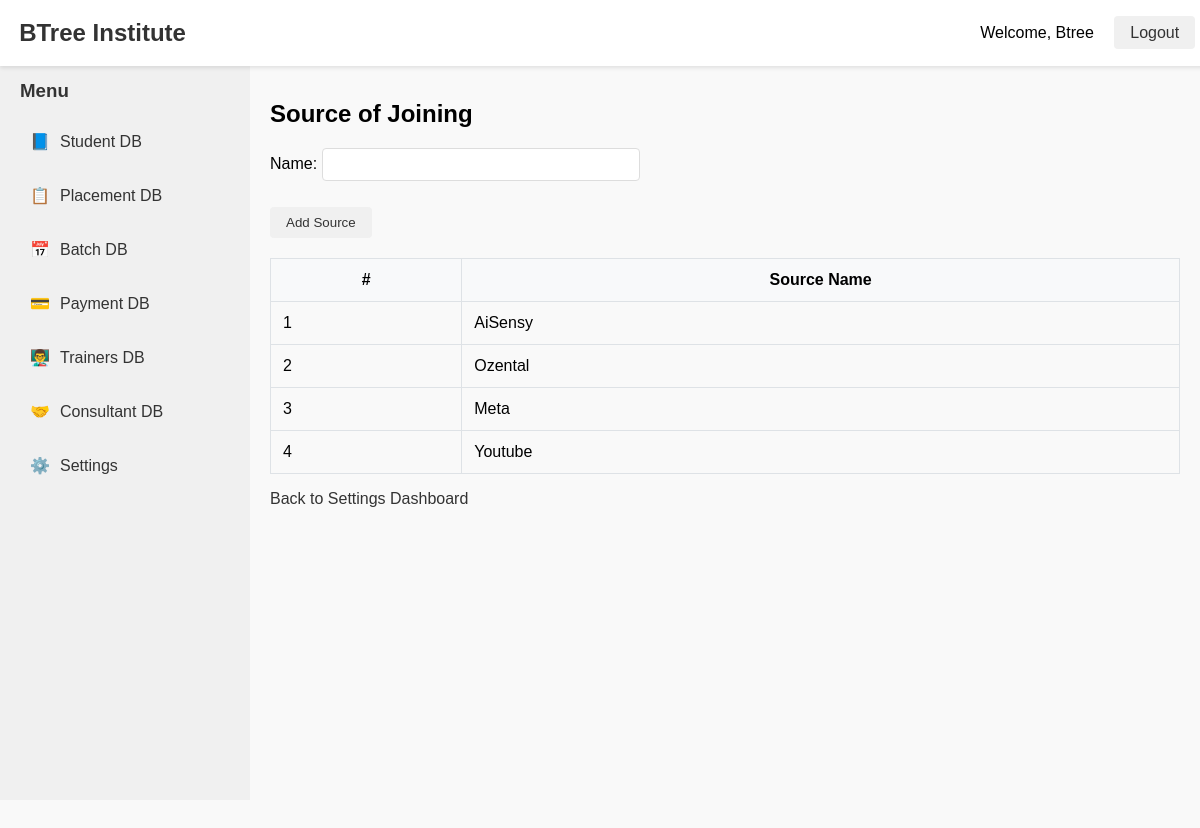
The page /settings/sources/ (signed in) on the database as committed earlier.
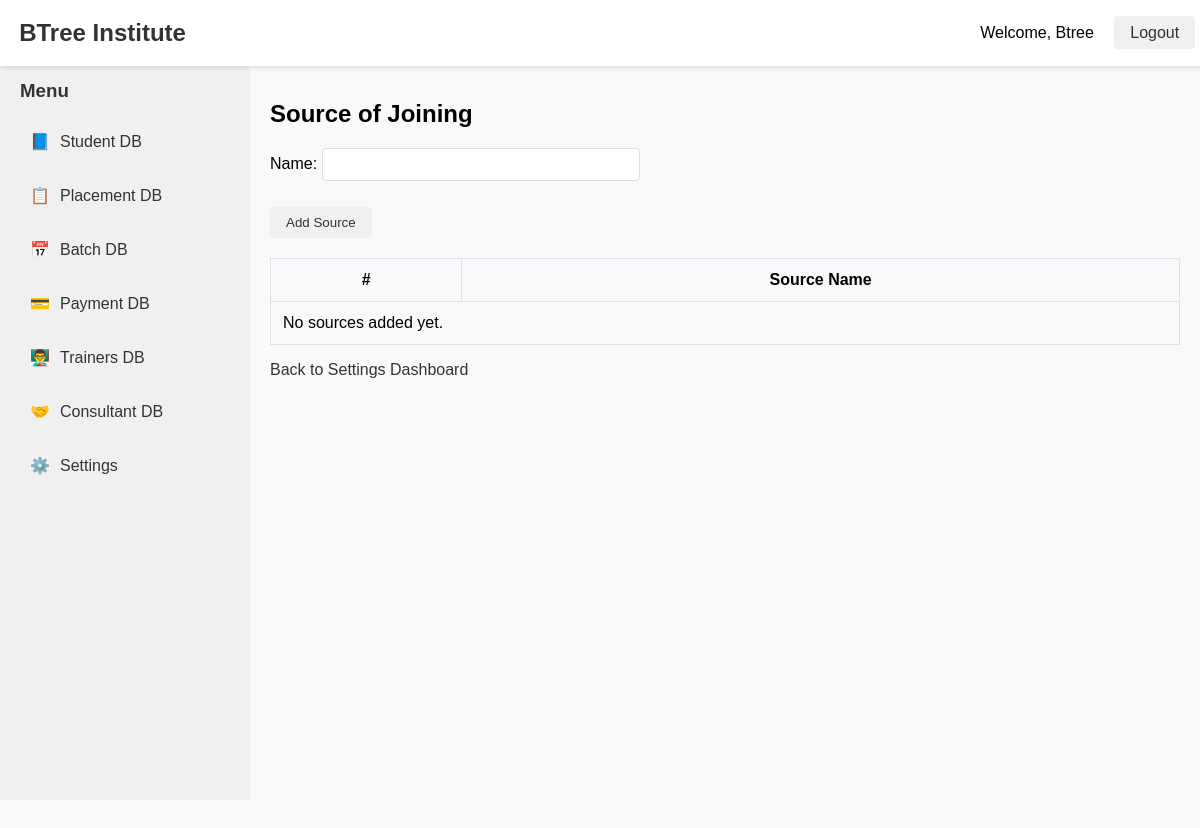
The same page on the database as committed later.
### settingsdb/models.py (models this page shows, shortened)
class SourceOfJoining(models.Model):
    name = models.CharField(max_length=100, unique=True)

### settingsdb/views.py (the view)
# urls.py: path('sources/', views.source_list, name='source_list'),
@staff_member_required
def source_list(request):
    sources = SourceOfJoining.objects.all()
    if request.method == 'POST':
        form = SourceForm(request.POST)
        if form.is_valid():
            form.save()
            return redirect('source_list')
    else:
        form = SourceForm()
    return render(request, 'settingsdb/source_list.html', {'sources': sources, 'form': form})

### settingsdb/forms.py
class SourceForm(forms.ModelForm):
    class Meta:
        model = SourceOfJoining
        fields = ['name']

### templates/settingsdb/source_list.html (shortened to what this page needs)
{% extends "base.html" %}
{% block content %}
<h2>Source of Joining</h2>
<form method="post" style="margin-bottom: 20px;">
    {{ form.as_p }}
    <button type="submit">Add Source</button>
</form>
<table border="1" cellpadding="5" cellspacing="0" style="width: 100%;">
    <thead>
        <tr>
            <th>#</th>
            <th>Source Name</th>
        </tr>
    </thead>
    <tbody>
        {% for source in sources %}
        <tr>
            <td>{{ forloop.counter }}</td>
            <td>{{ source.name }}</td>
        </tr>
        {% empty %}
        <tr><td colspan="2">No sources added yet.</td></tr>
        {% endfor %}
    </tbody>
</table>
<a href="{% url 'settings_dashboard' %}">Back to Settings Dashboard</a>
{% endblock %}

Rows that differ between the two databases and show on the page:
removed SourceOfJoining: name "AiSensy"
removed SourceOfJoining: name "Ozental"
removed SourceOfJoining: name "Meta"
removed SourceOfJoining: name "Youtube"
Other text that changed with them:
text now shown: "No sources added yet."
